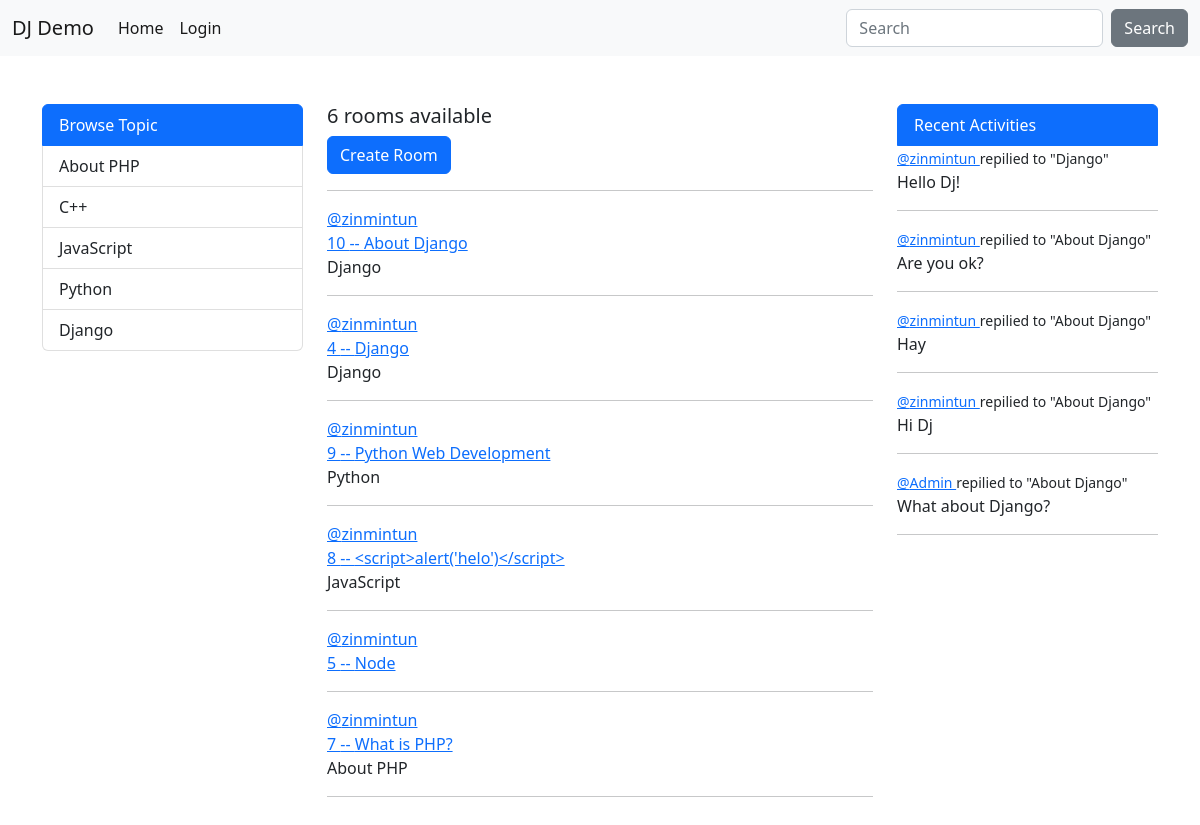
Before: / with the older database file.
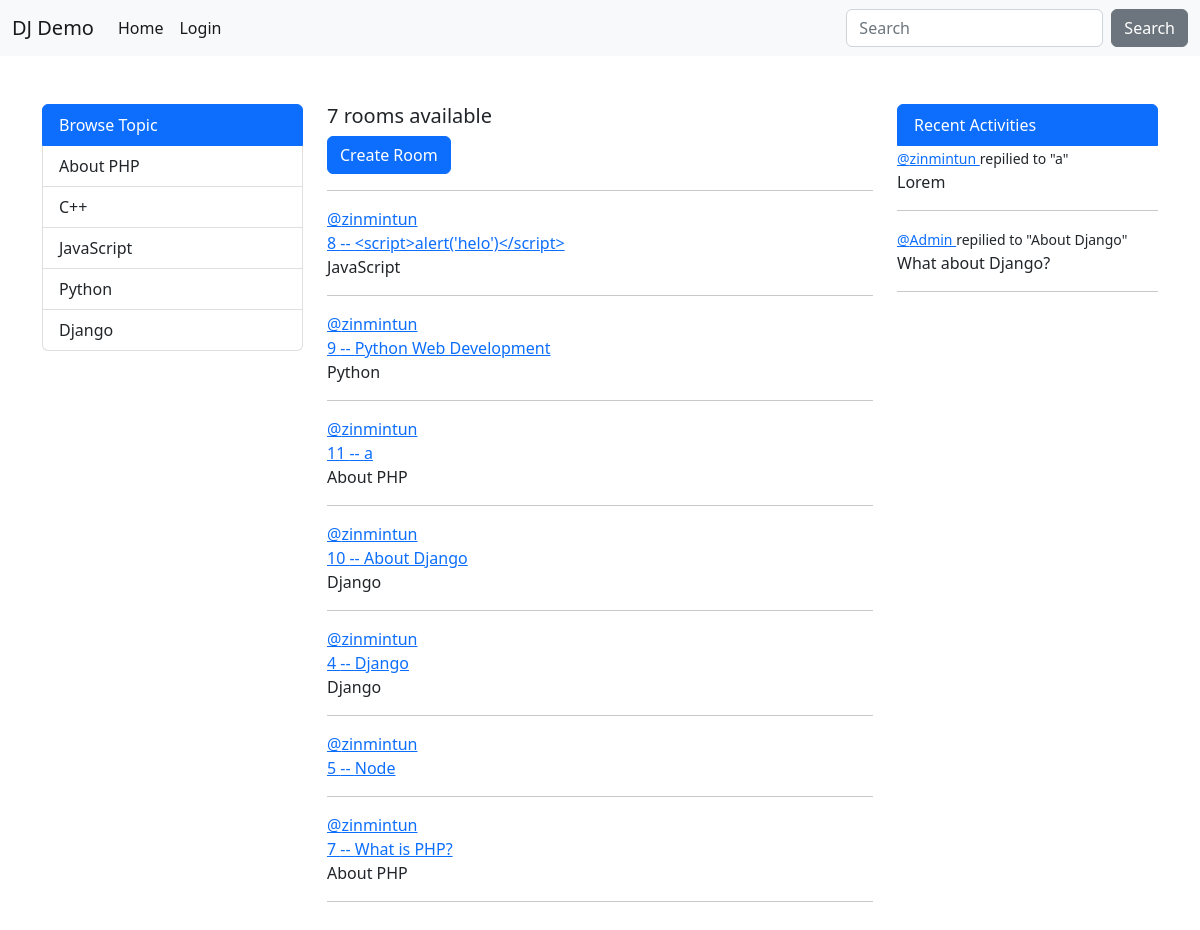
After: the same page with the newer database file.
### base/models.py (models this page shows, shortened)
class Topic(models.Model):
    name = models.CharField(max_length=200)

class Room(models.Model):
    host = models.ForeignKey(User, on_delete=models.SET_NULL, null=True)
    topic = models.ForeignKey(Topic, on_delete=models.SET_NULL, null=True)
    name = models.CharField(max_length=200)
    description = models.TextField(null=True, blank=True)
    participants = models.ManyToManyField(
        User, related_name='participants', blank=True)
    created = models.DateTimeField(auto_now_add=True)
    updated = models.DateTimeField(auto_now=True)
    class Meta:
        ordering = ['-updated', '-created']
    def __str__(self):
        return str(self.name)

class Message(models.Model):
    user = models.ForeignKey(User, on_delete=models.CASCADE)
    room = models.ForeignKey(Room, on_delete=models.CASCADE)
    body = models.TextField()
    created = models.DateTimeField(auto_now_add=True)
    updated = models.DateTimeField(auto_now=True)
    class Meta:
        ordering = ['-updated', '-created']

### base/views.py (the view)
# urls.py: path('', views.home, name="home"),
def home(request):
    q = request.GET.get('q') if request.GET.get('q') != None else ''
    rooms = Room.objects.filter(
        Q(topic__name__icontains=q) |
        Q(name__icontains=q) |
        Q(description__icontains=q)
    )
    room_count = rooms.count()
    room_messages = Message.objects.filter(Q(room__topic__name__icontains=q))
    topics = Topic.objects.all()
    context = {'rooms': rooms, 'room_count': room_count,
               'topics': topics, 'room_messages': room_messages}
    return render(request, 'base/home.html', context)

### base/templates/base/home.html
{% extends 'main.html' %}
{% block content %}
<div class="col-md-3">
    {% include 'base/topices_components.html' %}
</div>
<div class="col-md-6">
    <div>
        <h5>
            {{room_count}} rooms available
        </h5>
        <a class="btn btn-primary" href="{% url 'create_room' %}">
            Create Room
        </a>
    </div>
    <hr>
    {% include 'base/feed_components.html' %}
</div>
<div class="col-md-3">
    {% include 'base/activities_components.html' %}
</div>
{% endblock %}

### base/templates/base/topices_components.html
<div class="list-group">
    <a href="{% url 'home' %}" class="list-group-item list-group-item-action active">
        Browse Topic
    </a>
    {% for topic in topics %}
    <a href="{% url 'home' %}?q={{ topic.name }}" class="list-group-item list-group-item-action">
        {{topic.name}}
    </a>
    {% endfor %}
</div>

### base/templates/base/feed_components.html (shortened to what this page needs)
<div>
    {% for room in rooms %}
    <div>
        <div>
            <a href="{% url 'profile' room.host.id %}">
                @{{room.host.username}}
            </a>
        </div>
        <a href="{% url 'room' room.id %}">
            {{room.id}} -- {{room.name}}
        </a>
        <p>
            {{room.topic.name}}
        </p>
        <hr>
    </div>
    {% endfor %}
</div>

### base/templates/base/activities_components.html (shortened to what this page needs)
<div class="list-group">
    <a href="{% url 'home' %}" class="list-group-item list-group-item-action active">
        Recent Activities
    </a>
    {% for room_message in room_messages %}
    <div>
        <small>
            <a href="{% url 'profile' room_message.user.id %}">
                @{{room_message.user}}
            </a>
        </small>
        <small>
            repilied to "{{room_message.room}}"
        </small>
        <p>
            {{room_message.body}}
        </p>
        <hr>
    </div>
    {% endfor %}
</div>

Changed rows visible on the page:
removed Message: user "zinmintun", room "Django", body "Hello Dj!"
removed Message: user "zinmintun", room "About Django", body "Are you ok?"
removed Message: user "zinmintun", room "About Django", body "Hay"
removed Message: user "zinmintun", room "About Django", body "Hi Dj"
changed Room "<script>alert('helo')</script>": moves up the list
changed Room "Python Web Development": moves up the list
added Room: host.username "zinmintun", id "11", name "a", topic.name "About PHP"
added Message: user "zinmintun", room "a", body "Lorem"
Other visible differences:
{{ room_count }}: "6" → "7"
